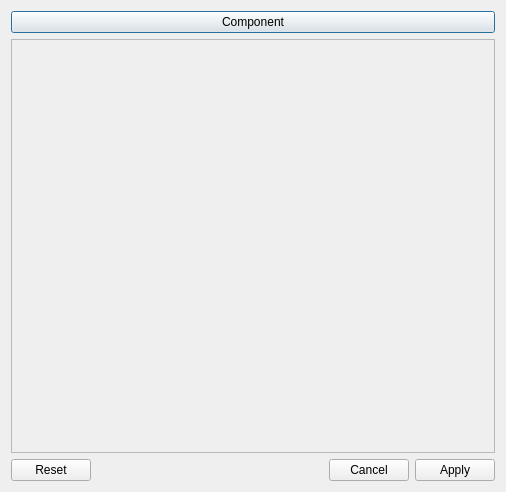
<?xml version="1.0" encoding="UTF-8"?>
<ui version="4.0">
 <class>Dialog</class>
 <widget class="QDialog" name="Dialog">
  <property name="geometry">
   <rect>
    <x>0</x>
    <y>0</y>
    <width>506</width>
    <height>492</height>
   </rect>
  </property>
  <property name="windowTitle">
   <string>Dialog</string>
  </property>
  <layout class="QVBoxLayout" name="verticalLayout">
   <item>
    <widget class="Button" name="add_button">
     <property name="text">
      <string>Component</string>
     </property>
    </widget>
   </item>
   <item>
    <widget class="QScrollArea" name="component_area">
     <property name="widgetResizable">
      <bool>true</bool>
     </property>
     <widget class="QWidget" name="scrollAreaWidgetContents">
      <property name="geometry">
       <rect>
        <x>0</x>
        <y>0</y>
        <width>486</width>
        <height>414</height>
       </rect>
      </property>
     </widget>
    </widget>
   </item>
   <item>
    <widget class="DialogButtonBox" name="buttonBox">
     <property name="orientation">
      <enum>Qt::Horizontal</enum>
     </property>
     <property name="standardButtons">
      <set>QDialogButtonBox::Apply|QDialogButtonBox::Cancel|QDialogButtonBox::Reset</set>
     </property>
    </widget>
   </item>
  </layout>
 </widget>
 <customwidgets>
  <customwidget>
   <class>Button</class>
   <extends>QPushButton</extends>
   <header>button.h</header>
  </customwidget>
  <customwidget>
   <class>DialogButtonBox</class>
   <extends>QDialogButtonBox</extends>
   <header>dialogbuttonbox.h</header>
  </customwidget>
 </customwidgets>
 <resources/>
 <connections>
  <connection>
   <sender>buttonBox</sender>
   <signal>accepted()</signal>
   <receiver>Dialog</receiver>
   <slot>accept()</slot>
   <hints>
    <hint type="sourcelabel">
     <x>257</x>
     <y>482</y>
    </hint>
    <hint type="destinationlabel">
     <x>157</x>
     <y>274</y>
    </hint>
   </hints>
  </connection>
  <connection>
   <sender>buttonBox</sender>
   <signal>rejected()</signal>
   <receiver>Dialog</receiver>
   <slot>reject()</slot>
   <hints>
    <hint type="sourcelabel">
     <x>325</x>
     <y>482</y>
    </hint>
    <hint type="destinationlabel">
     <x>286</x>
     <y>274</y>
    </hint>
   </hints>
  </connection>
 </connections>
</ui>
